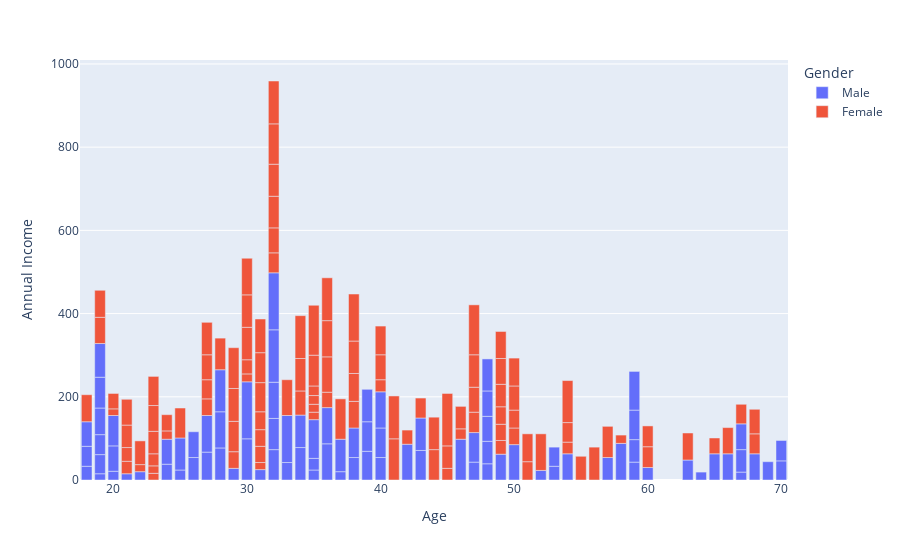

The notebook cell this image was saved under:
### Code cell
import plotly.graph_objects as go

fig = px.bar(
    clean_data,
    x='Age',
    y='Annual Income',
    color = 'Gender'
    )

fig.show()

### Figure 1 — Plotly figure (JSON) as saved in the notebook; plotly's stock layout.template omitted (floating-point values rounded to 4 significant figures)
{"data": [{"alignmentgroup": "True", "hovertemplate": "Gender=Male<br>Age=%{x}<br>Annual Income=%{y}<extra></extra>", "legendgroup": "Male", "marker": {"color": "#636efa", "pattern": {"shape": ""}}, "name": "Male", "offsetgroup": "Male", "orientation": "v", "showlegend": true, "textposition": "auto", "type": "bar", "x": [19, 21, 64, 67, 37, 22, 20, 52, 35, 25, 31, 29, 35, 60, 53, 18, 24, 48, 33, 59, 47, 69, 53, 70, 19, 63, 18, 19, 70, 59, 26, 40, 57, 38, 67, 48, 18, 48, 24, 48, 20, 67, 26, 49, 54, 68, 66, 65, 19, 27, 39, 43, 40, 59, 38, 47, 39, 20, 32, 19, 32, 25, 28, 48, 34, 43, 39, 37, 34, 19, 50, 42, 32, 40, 28, 36, 36, 58, 27, 59, 35, 46, 30, 28, 33, 32, 32, 30], "xaxis": "x", "y": [15, 15, 19, 19, 20, 20, 21, 23, 24, 24, 25, 28, 28, 30, 33, 33, 38, 39, 42, 43, 43, 44, 46, 46, 46, 48, 48, 48, 49, 54, 54, 54, 54, 54, 54, 54, 59, 60, 60, 61, 61, 62, 62, 62, 63, 63, 63, 63, 64, 67, 69, 71, 71, 71, 71, 71, 71, 73, 73, 74, 75, 77, 77, 77, 78, 78, 78, 78, 78, 81, 85, 86, 87, 87, 87, 87, 87, 88, 88, 93, 93, 98, 99, 101, 113, 126, 137, 137], "yaxis": "y"}, {"alignmentgroup": "True", "hovertemplate": "Gender=Female<br>Age=%{x}<br>Annual Income=%{y}<extra></extra>", "legendgroup": "Female", "marker": {"color": "#EF553B", "pattern": {"shape": ""}}, "name": "Female", "offsetgroup": "Female", "orientation": "v", "showlegend": true, "textposition": "auto", "type": "bar", "x": [20, 23, 31, 22, 35, 23, 30, 35, 58, 24, 35, 35, 46, 54, 45, 40, 23, 21, 49, 21, 42, 30, 36, 20, 65, 31, 49, 24, 50, 27, 29, 31, 49, 31, 50, 51, 27, 67, 54, 43, 68, 32, 47, 60, 60, 45, 23, 49, 46, 21, 55, 22, 34, 50, 68, 40, 32, 47, 27, 23, 49, 21, 66, 19, 38, 18, 19, 63, 49, 51, 50, 38, 40, 23, 31, 25, 31, 29, 44, 35, 57, 28, 32, 32, 34, 44, 38, 47, 27, 30, 30, 56, 29, 31, 36, 33, 36, 52, 30, 37, 32, 29, 41, 54, 41, 36, 34, 32, 38, 47, 35, 45], "xaxis": "x", "y": [16, 16, 17, 17, 18, 18, 19, 19, 20, 20, 21, 23, 25, 28, 28, 29, 29, 30, 33, 33, 34, 34, 37, 37, 38, 39, 39, 39, 40, 40, 40, 40, 42, 43, 43, 44, 46, 47, 47, 48, 48, 48, 49, 50, 50, 54, 54, 54, 54, 54, 57, 57, 58, 58, 59, 60, 60, 60, 60, 62, 62, 62, 63, 63, 64, 65, 65, 65, 65, 67, 67, 67, 69, 70, 70, 72, 72, 73, 73, 74, 75, 76, 76, 77, 78, 78, 78, 78, 78, 78, 78, 79, 79, 81, 85, 86, 87, 88, 88, 97, 97, 98, 99, 101, 103, 103, 103, 103, 113, 120, 120, 126], "yaxis": "y"}], "layout": {"autosize": true, "barmode": "relative", "legend": {"title": {"text": "Gender"}, "tracegroupgap": 0}, "margin": {"t": 60}, "xaxis": {"anchor": "y", "autorange": true, "domain": [0, 1], "range": [17.5, 70.5], "title": {"text": "Age"}, "type": "linear"}, "yaxis": {"anchor": "x", "autorange": true, "domain": [0, 1], "range": [0, 1009.0], "title": {"text": "Annual Income"}, "type": "linear"}}}
